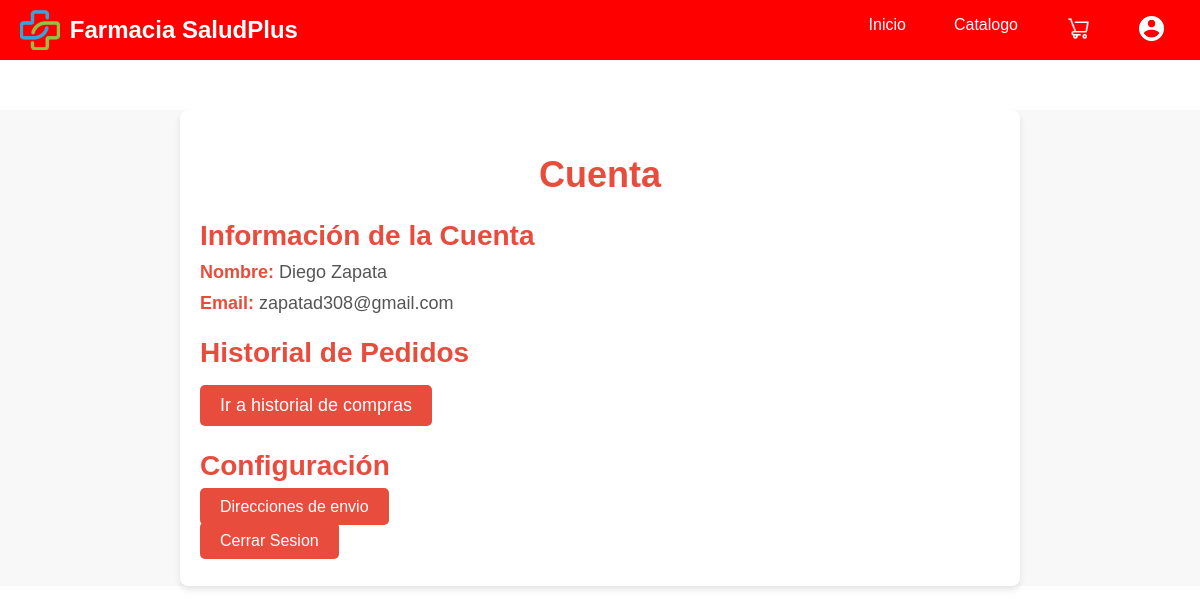
Page /cuenta/ (signed in) on the earlier database version.
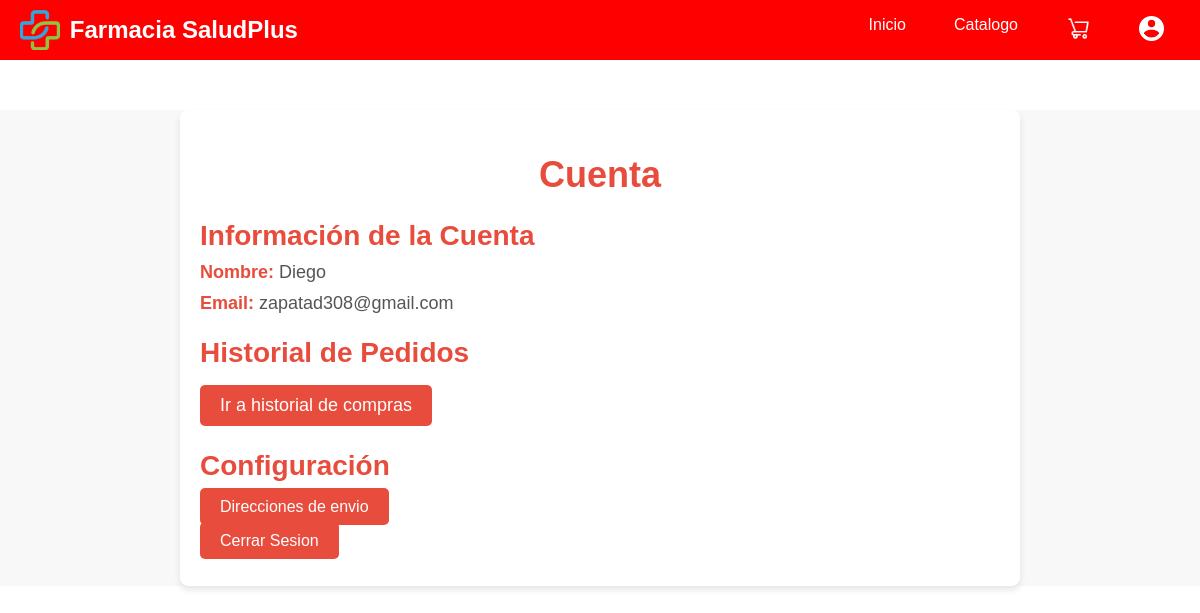
Same page on the later database version.
### app1/models.py (models this page shows)
class Usuario(models.Model):
    nombre_completo = models.CharField(max_length=100)
    email = models.EmailField(unique=True)
    contraseña = models.CharField(max_length=255)

### app1/views.py (the view)
# urls.py: path('cuenta/', views.cuenta, name="cuenta"),
def cuenta(request):
    usuario_id = request.session.get('usuario_id')
    if not usuario_id:
        return redirect('login')
    usuario = models.Usuario.objects.get(id=usuario_id)
    return render(request, 'cuenta.html',{'usuario':usuario})

### app1/templates/cuenta.html (shortened to what this page needs)
{%extends 'navbar.html'%}
{%load static%}
{%block contenido%}
    <link rel="stylesheet" href="{%static 'paginas/cuentas.css'%}">
    <div class="body">
        <div class="cuenta-container">
            <h1>Cuenta</h1>
            <div class="informacion-cuenta">
                <h2>Información de la Cuenta</h2>
                <p><strong>Nombre:</strong> {{usuario.nombre_completo}}</p>
                <p><strong>Email:</strong> {{usuario.email}}</p>
            </div>
            <div class="historial-pedidos">
                <h2>Historial de Pedidos</h2>
                <ul>
                    <a href="{%url 'historial_compras'%}" class="btn-historial">Ir a historial de compras</a>
                </ul>
            </div>
            <div class="configuracion">
                <h2>Configuración</h2>
                <ul>
                    <li><a href="{%url 'direccionEnvio'%}" class="direcciones">Direcciones de envio</a></li>
                </ul>
                <ul>
                    <li><a href="{%url 'login'%}" class="cerrar-sesion">Cerrar Sesion</a></li>
                </ul>
            </div>
        </div>
    </div>
{%endblock%}

Differences in the rows shown:
changed Usuario "zapatad308@gmail.com": nombre_completo "Diego Zapata" → "Diego"
